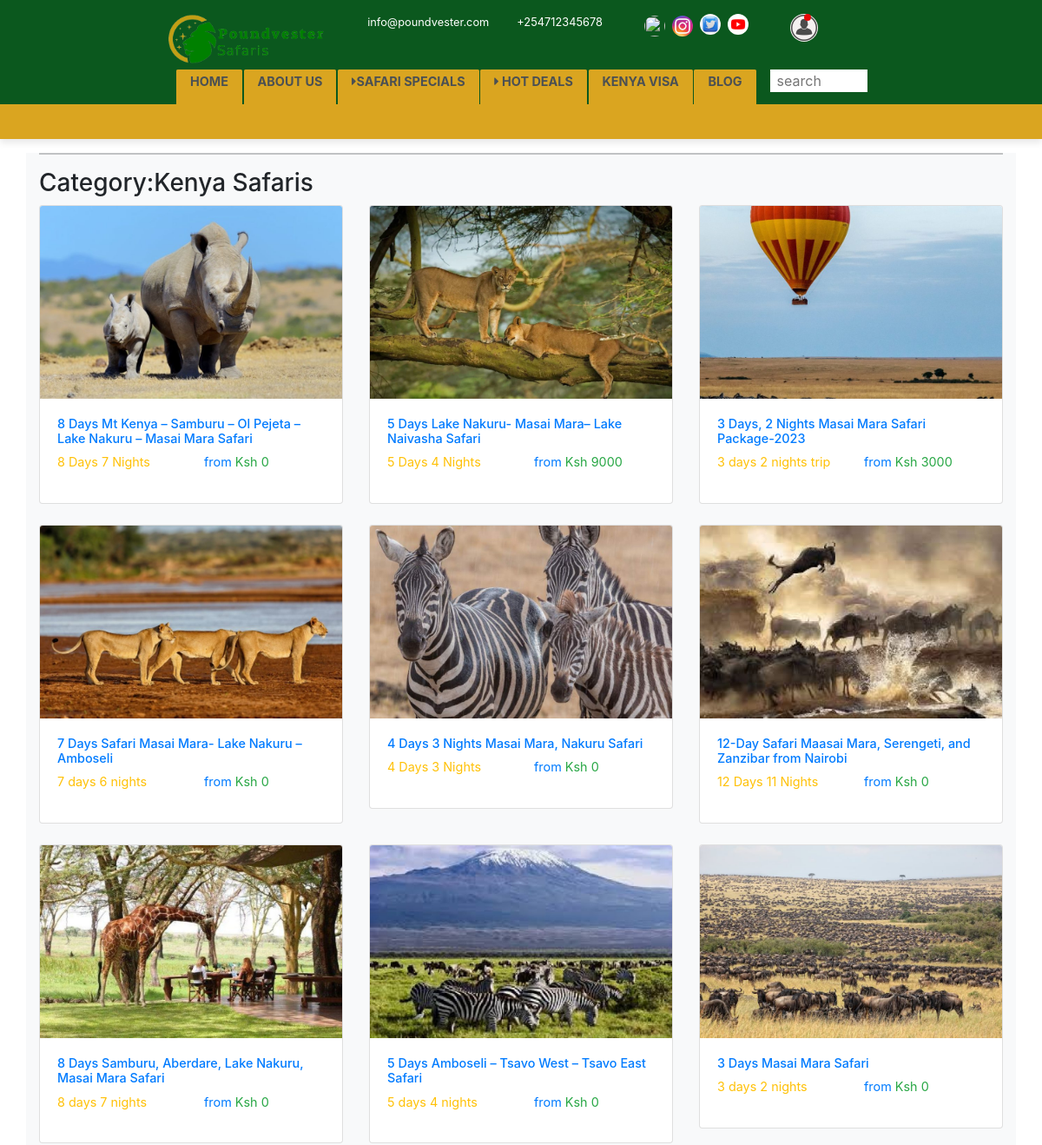
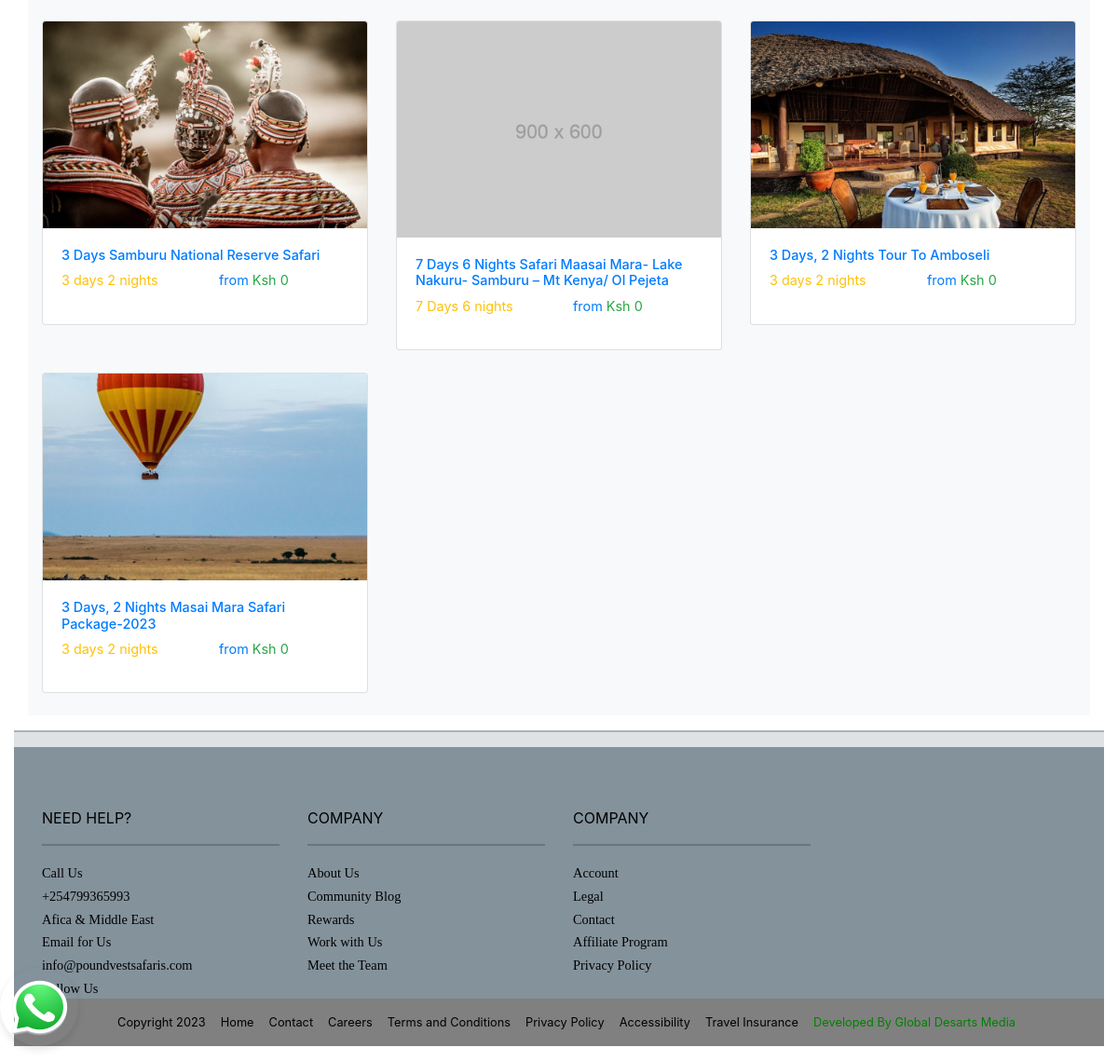
The page /kenya_safaris on the database its author committed (2 pictures, top to bottom).
### base/models.py (models this page shows, shortened)
class TourCategory(models.Model):
    name=models.CharField(max_length=100)
    duration=models.CharField(max_length=100)
    cost=models.CharField(max_length=100)
    description=models.TextField()
    inclusives=models.TextField(blank=True,null=True)
    exclusives=models.TextField(blank=True,null=True)
    tour_location=models.CharField(max_length=100,null=True,blank=True)
    destination=models.CharField(max_length=100,null=True,blank=True)
    country=models.ForeignKey(CountrySafari,on_delete=models.DO_NOTHING,blank=True,null=True)
    image=models.ImageField(upload_to="tour_images",blank=True,null=True)
    highlights=models.TextField(blank=True,null=True)
    groupSize=models.CharField(max_length=100,blank=True,null=True)
    languages=models.CharField(max_length=50,default="English")

### base/views.py (the view)
# urls.py: path("kenya_safaris",views.kenyasafari,name="kenya_safaris"),
def kenyasafari(request):
    kenya_safari = models.TourCategory.objects.filter(country=1)
    safari_count = range(0, 6)
    return render(request, "base/kenya_safaris.html", context={
        "safari_count": safari_count,
        "tours": kenya_safari
    })

### base/templates/base/kenya_safaris.html (shortened to what this page needs)
{% extends "base/base.html" %}
{% load static %}
{% block extra_css %}
  <link rel="stylesheet" href="{% static 'styles/safari.css' %}">
{% endblock %}
{% block content %}
<div class="container bg-light trending-tours">
  <hr>
  <h3 > Category:Kenya Safaris</h3>
  <div class="row trending-tour-cards">
      {% for tour in tours %}
    <div class="col-lg-4 col-md-6 col-sm-12">
      <a href="{% url 'details' tour.id %}" id="tour-item-link">
      <div class="card trending-tour-card mb-4">
        <img  src="{{tour.image.url}}" class="card-img-top trending-tours-image" alt="Image">
        <div class="card-body">
          <h5 class="" style="font-size: 0.9rem;">{{tour.name}}</h5>
          <div class="row">
            <div class="col">
              <p class="card-text text-warning" style="font-size: 0.9rem;">{{tour.duration}}</p>
            </div>
            <div class="col">
              <p class=""  style="font-size: 0.9rem;">from <span class="text-success">Ksh {{tour.cost}}</span></p>
            </div>
          </div>
        </div>
    </div>
</a>
  </div>
  {% endfor %}
</div>
</div>
{% endblock %}

### base/static/styles/index.css (style rules this page uses)
:root { --main-color: rgb(11, 88, 30); --text-header: goldenrod; --accent-color: #d1d7db; }
body { width: 100vw; }
body { transition: 1s ease-in; }
a { text-decoration: none !important; color: inherit; }

### base/static/styles/media.css (style rules this page uses)
:root { --main-color: rgb(11, 88, 30); --text-header: goldenrod; --accent-color: #d1d7db; }

### rows shown on the page
TourCategory: image (picture), name "8 Days Mt Kenya – Samburu – Ol Pejeta – Lake Nakuru – Masai Mara Safari", duration "8 Days 7 Nights", cost "0"
TourCategory: image (picture), name "5 Days Lake Nakuru- Masai Mara– Lake Naivasha Safari", duration "5 Days 4 Nights", cost "9000"
TourCategory: image (picture), name "3 Days, 2 Nights Masai Mara Safari Package-2023", duration "3 days 2 nights trip", cost "3000"
TourCategory: image (picture), name "7 Days Safari Masai Mara- Lake Nakuru – Amboseli", duration "7 days 6 nights", cost "0"
TourCategory: image (picture), name "4 Days 3 Nights Masai Mara, Nakuru Safari", duration "4 Days 3 Nights", cost "0"
TourCategory: image (picture), name "12-Day Safari Maasai Mara, Serengeti, and Zanzibar from Nairobi", duration "12 Days 11 Nights", cost "0"
TourCategory: image (picture), name "8 Days Samburu, Aberdare, Lake Nakuru, Masai Mara Safari", duration "8 days 7 nights", cost "0"
TourCategory: image (picture), name "5 Days Amboseli – Tsavo West – Tsavo East Safari", duration "5 days 4 nights", cost "0"
TourCategory: image (picture), name "3 Days Masai Mara Safari", duration "3 days 2 nights", cost "0"
TourCategory: image (picture), name "3 Days Samburu National Reserve Safari", duration "3 days 2 nights", cost "0"
TourCategory: image (picture), name "7 Days 6 Nights Safari Maasai Mara- Lake Nakuru- Samburu – Mt Kenya/ Ol Pejeta", duration "7 Days 6 nights", cost "0"
TourCategory: image (picture), name "3 Days, 2 Nights Tour To Amboseli", duration "3 days 2 nights", cost "0"
TourCategory: image (picture), name "3 Days, 2 Nights Masai Mara Safari Package-2023", duration "3 days 2 nights", cost "0"
